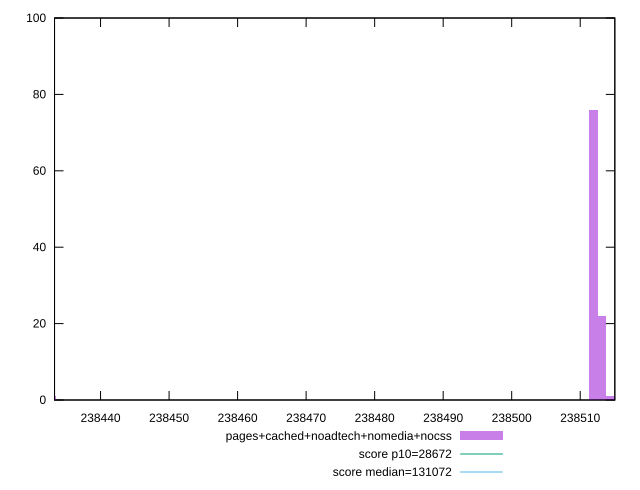

Write gnuplot code to recreate this figure.
reset

$pagesCachedNoadtechNomediaNocss <<EOF
238432.90630608494 1
238513.2019534276 22
238511.9473339379 76
238514.45657291735 1
EOF

set key outside below
set boxwidth 1.2546194897291414
set xrange [238433.28333333333:238515.05]
set yrange [0:100]
set trange [0:100]
set style fill transparent solid 0.5 noborder

set parametric
set terminal svg size 640, 490 enhanced background rgb 'white'
set output "report_0_00242021-02-20T12:25:28.543Z/uses-long-cache-ttl/comparison/histogram/4_vs_5.svg"

plot $pagesCachedNoadtechNomediaNocss title "pages+cached+noadtech+nomedia+nocss" with boxes, \
     28672,t title "score p10=28672", \
     131072,t title "score median=131072"

reset
